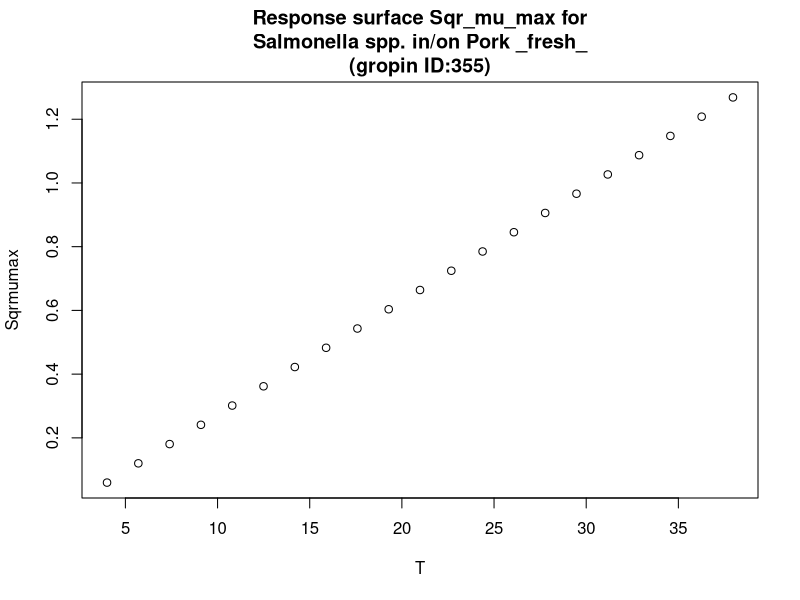

Source code (R):
#############################
# start of Parameter script
#############################
T <- seq(4.004,37.962037962038,length.out=21)
#############################
# end of Parameter script
#############################
############################# 
# start of Model script Gropin ID 355 
#############################
 
# constant coefficients for this model
 
variables <- data.frame(T)
argumentsPar <- unique.data.frame(expand.grid(variables))
 
# heart of the model
response_surface <- function(T) {
   mumax <-0.0356*(T-2.33)

	return(mumax=mumax)
} 

# output parameters
responseSurface <- cbind(argumentsPar,response_surface(argumentsPar['T']))
colnames(responseSurface) <- c(colnames(argumentsPar),'Sqrmumax')
#############################
# End of Model script
#############################
############################# 
# start of Visualisation script Gropin ID 355 
#############################
titleText <-'Response surface Sqr_mu_max for
Salmonella spp. in/on Pork _fresh_
(gropin ID:355)'
plot(T,responseSurface$'Sqrmumax',xlab='T',
                          ylab='Sqrmumax',main=titleText)
#############################
# End of Visualisation script
#############################
